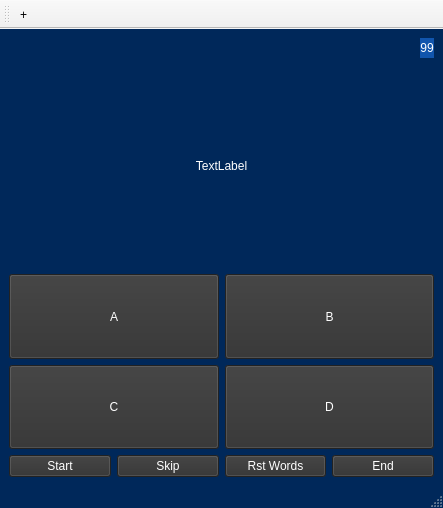
<?xml version="1.0" encoding="UTF-8"?>
<ui version="4.0">
 <class>MainWindow</class>
 <widget class="QMainWindow" name="MainWindow">
  <property name="geometry">
   <rect>
    <x>0</x>
    <y>0</y>
    <width>443</width>
    <height>508</height>
   </rect>
  </property>
  <property name="sizePolicy">
   <sizepolicy hsizetype="Ignored" vsizetype="MinimumExpanding">
    <horstretch>0</horstretch>
    <verstretch>0</verstretch>
   </sizepolicy>
  </property>
  <property name="windowTitle">
   <string>MainWindow</string>
  </property>
  <property name="styleSheet">
   <string notr="true">QMainWindow{
	background-color: rgb(0, 40, 90 );
}</string>
  </property>
  <widget class="QWidget" name="centralwidget">
   <layout class="QHBoxLayout" name="horizontalLayout_5">
    <item>
     <layout class="QVBoxLayout" name="verticalLayout_4">
      <item>
       <layout class="QHBoxLayout" name="horizontalLayout_4">
        <item>
         <widget class="QLabel" name="lbl_1">
          <property name="sizePolicy">
           <sizepolicy hsizetype="Fixed" vsizetype="Fixed">
            <horstretch>0</horstretch>
            <verstretch>0</verstretch>
           </sizepolicy>
          </property>
          <property name="text">
           <string/>
          </property>
          <property name="pixmap">
           <pixmap>../BACKUPS/Git/mem_words/heart.png</pixmap>
          </property>
         </widget>
        </item>
        <item>
         <widget class="QLabel" name="lbl_2">
          <property name="sizePolicy">
           <sizepolicy hsizetype="Fixed" vsizetype="Fixed">
            <horstretch>0</horstretch>
            <verstretch>0</verstretch>
           </sizepolicy>
          </property>
          <property name="text">
           <string/>
          </property>
          <property name="pixmap">
           <pixmap>../BACKUPS/Git/mem_words/heart.png</pixmap>
          </property>
         </widget>
        </item>
        <item>
         <widget class="QLabel" name="lbl_3">
          <property name="sizePolicy">
           <sizepolicy hsizetype="Fixed" vsizetype="Fixed">
            <horstretch>0</horstretch>
            <verstretch>0</verstretch>
           </sizepolicy>
          </property>
          <property name="text">
           <string/>
          </property>
          <property name="pixmap">
           <pixmap>../BACKUPS/Git/mem_words/heart.png</pixmap>
          </property>
         </widget>
        </item>
        <item>
         <spacer name="horizontalSpacer">
          <property name="orientation">
           <enum>Qt::Horizontal</enum>
          </property>
          <property name="sizeType">
           <enum>QSizePolicy::MinimumExpanding</enum>
          </property>
          <property name="sizeHint" stdset="0">
           <size>
            <width>300</width>
            <height>20</height>
           </size>
          </property>
         </spacer>
        </item>
        <item>
         <widget class="QLabel" name="lbl_count">
          <property name="sizePolicy">
           <sizepolicy hsizetype="Fixed" vsizetype="Minimum">
            <horstretch>0</horstretch>
            <verstretch>0</verstretch>
           </sizepolicy>
          </property>
          <property name="styleSheet">
           <string notr="true">background-color: #1155AD;
color : rgb(255,255,255)</string>
          </property>
          <property name="text">
           <string>99</string>
          </property>
          <property name="alignment">
           <set>Qt::AlignCenter</set>
          </property>
         </widget>
        </item>
       </layout>
      </item>
      <item>
       <layout class="QVBoxLayout" name="verticalLayout">
        <item>
         <widget class="QLabel" name="lbl_word">
          <property name="sizePolicy">
           <sizepolicy hsizetype="Expanding" vsizetype="Expanding">
            <horstretch>0</horstretch>
            <verstretch>0</verstretch>
           </sizepolicy>
          </property>
          <property name="styleSheet">
           <string notr="true">color:#ffffff;</string>
          </property>
          <property name="text">
           <string>TextLabel</string>
          </property>
          <property name="alignment">
           <set>Qt::AlignCenter</set>
          </property>
         </widget>
        </item>
        <item>
         <layout class="QVBoxLayout" name="verticalLayout_3">
          <item>
           <layout class="QVBoxLayout" name="verticalLayout_2">
            <item>
             <layout class="QHBoxLayout" name="horizontalLayout">
              <item>
               <widget class="QPushButton" name="btn_A">
                <property name="sizePolicy">
                 <sizepolicy hsizetype="MinimumExpanding" vsizetype="MinimumExpanding">
                  <horstretch>0</horstretch>
                  <verstretch>0</verstretch>
                 </sizepolicy>
                </property>
                <property name="styleSheet">
                 <string notr="true">background-color : rgb(48,48,48);
color: #ffffff;</string>
                </property>
                <property name="text">
                 <string>A</string>
                </property>
               </widget>
              </item>
              <item>
               <widget class="QPushButton" name="btn_B">
                <property name="sizePolicy">
                 <sizepolicy hsizetype="MinimumExpanding" vsizetype="MinimumExpanding">
                  <horstretch>0</horstretch>
                  <verstretch>0</verstretch>
                 </sizepolicy>
                </property>
                <property name="styleSheet">
                 <string notr="true">background-color : rgb(48,48,48);
color: #ffffff;</string>
                </property>
                <property name="text">
                 <string>B</string>
                </property>
               </widget>
              </item>
             </layout>
            </item>
            <item>
             <layout class="QHBoxLayout" name="horizontalLayout_2">
              <item>
               <widget class="QPushButton" name="btn_C">
                <property name="sizePolicy">
                 <sizepolicy hsizetype="MinimumExpanding" vsizetype="MinimumExpanding">
                  <horstretch>0</horstretch>
                  <verstretch>0</verstretch>
                 </sizepolicy>
                </property>
                <property name="styleSheet">
                 <string notr="true">background-color : rgb(48,48,48);
color: #ffffff;</string>
                </property>
                <property name="text">
                 <string>C</string>
                </property>
               </widget>
              </item>
              <item>
               <widget class="QPushButton" name="btn_D">
                <property name="sizePolicy">
                 <sizepolicy hsizetype="MinimumExpanding" vsizetype="MinimumExpanding">
                  <horstretch>0</horstretch>
                  <verstretch>0</verstretch>
                 </sizepolicy>
                </property>
                <property name="styleSheet">
                 <string notr="true">background-color : rgb(48,48,48);
color: #ffffff;</string>
                </property>
                <property name="text">
                 <string>D</string>
                </property>
                <property name="shortcut">
                 <string/>
                </property>
               </widget>
              </item>
             </layout>
            </item>
           </layout>
          </item>
          <item>
           <layout class="QHBoxLayout" name="horizontalLayout_3">
            <item>
             <widget class="QPushButton" name="btn_start">
              <property name="styleSheet">
               <string notr="true">background-color : rgb(48,48,48);
color: #ffffff;</string>
              </property>
              <property name="text">
               <string>Start</string>
              </property>
             </widget>
            </item>
            <item>
             <widget class="QPushButton" name="btn_skip">
              <property name="styleSheet">
               <string notr="true">background-color : rgb(48,48,48);
color: #ffffff;</string>
              </property>
              <property name="text">
               <string>Skip</string>
              </property>
             </widget>
            </item>
            <item>
             <widget class="QPushButton" name="btn_rst">
              <property name="styleSheet">
               <string notr="true">background-color : rgb(48,48,48);
color: #ffffff;</string>
              </property>
              <property name="text">
               <string>Rst Words</string>
              </property>
             </widget>
            </item>
            <item>
             <widget class="QPushButton" name="btn_exit">
              <property name="styleSheet">
               <string notr="true">background-color : rgb(48,48,48);
color: #ffffff;</string>
              </property>
              <property name="text">
               <string>End</string>
              </property>
             </widget>
            </item>
           </layout>
          </item>
         </layout>
        </item>
       </layout>
      </item>
     </layout>
    </item>
   </layout>
  </widget>
  <widget class="QStatusBar" name="statusbar"/>
  <widget class="QMenuBar" name="menuBar">
   <property name="geometry">
    <rect>
     <x>0</x>
     <y>0</y>
     <width>443</width>
     <height>25</height>
    </rect>
   </property>
  </widget>
  <widget class="QToolBar" name="toolBar">
   <property name="windowTitle">
    <string>toolBar</string>
   </property>
   <property name="styleSheet">
    <string notr="true">background-color : rgb(48,48,48);\ncolor: #ffffff;</string>
   </property>
   <attribute name="toolBarArea">
    <enum>TopToolBarArea</enum>
   </attribute>
   <attribute name="toolBarBreak">
    <bool>false</bool>
   </attribute>
   <addaction name="actionDictionary"/>
  </widget>
  <action name="actionQuit">
   <property name="text">
    <string>Quit</string>
   </property>
  </action>
  <action name="actionAbout">
   <property name="text">
    <string>About</string>
   </property>
  </action>
  <action name="actionDictionary">
   <property name="icon">
    <iconset theme="notebook--plus.png">
     <normaloff>.</normaloff>.</iconset>
   </property>
   <property name="text">
    <string>+</string>
   </property>
   <property name="toolTip">
    <string>Dictionary</string>
   </property>
   <property name="shortcut">
    <string>Ctrl+A</string>
   </property>
  </action>
 </widget>
 <resources/>
 <connections/>
</ui>
